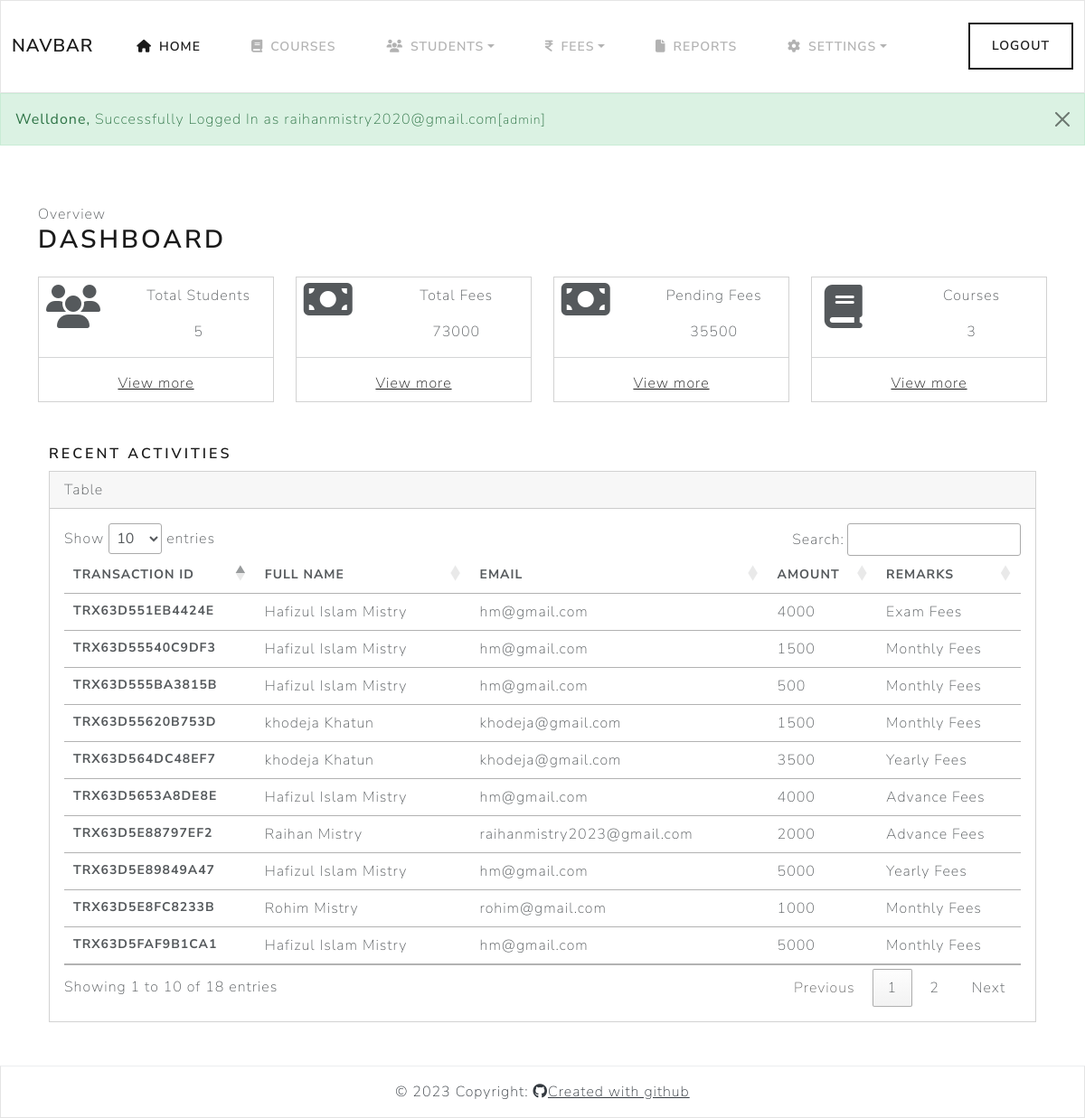
The app's page /admin/index.php (signed in) with its own data.
### tables this page shows
CREATE TABLE `transactions` (
  `id` int(250) NOT NULL,
  `trans_id` varchar(250) NOT NULL,
  `student_name` varchar(250) NOT NULL,
  `student_email` varchar(250) NOT NULL,
  `fees` int(250) NOT NULL,
  `fees_remark` varchar(250) NOT NULL,
  `date` datetime NOT NULL DEFAULT current_timestamp()
);

### admin/index.php (the view, shortened to what this page needs)
<?php
	include'./header.php';
?>
	<?php
        if (isset($_SESSION['msg'])) {
            ?>
                <div class="alert alert-dismissible alert-success">
                    <button type="button" class="btn-close" data-bs-dismiss="alert"></button>
                    <strong>Welldone,</strong> <?php echo $_SESSION['msg']; ?> as <?php echo $_SESSION['st_email']; ?>[<small><?php echo $_SESSION['st_role']; ?></small>]
                </div>
            <?php
        }
        ?>
	<div class="content">
                <div class="container py-5">
                    <div class="row">
                        <div class="col-md-12 page-header">
                            <div class="page-pretitle">Overview</div>
                            <h2 class="page-title">Dashboard</h2>
                        </div>
                    </div>
                    <div class="row">
                        <div class="col-sm-6 col-md-6 col-lg-3 mt-3">
                            <div class="card">
                                <div class="content">
                                    <div class="row">
                                        <div class="col-sm-4">
                                            <div class="text-center">
                                                <i class="fa-solid fa-users fa-3x p-2"></i></i>
                                            </div>
                                        </div>
                                        <div class="col-sm-8 text-center mt-2">
                                            <div class="detail">
                                                <p class="detail-subtitle">Total Students</p>
                                                <?php
                                                	$selectQuery = mysqli_query($conn, "SELECT * FROM `students`");
                                                	if ($total_students = mysqli_num_rows($selectQuery)) {
                                                		echo '<span class="number">'.$total_students.'</span>';
                                                	}
                                                	else{
                                                		echo '<span class="number">no data</span>';
                                                	}
                                                ?>
                                            </div>
                                        </div>
                                    </div>
                                    <div class="footer">
                                        <hr />
                                        <div class="text-center my-2">
                                            <a href="#" title="Link">View more</a>
                                        </div>
                                    </div>
                                </div>
                            </div>
                        </div>
                        <div class="col-sm-6 col-md-6 col-lg-3 mt-3">
                            <div class="card">
                                <div class="content">
                                    <div class="row">
                                        <div class="col-sm-4">
                                            <div class="icon-big text-center">
                                                <i class="fa fa-money-bill fa-3x"></i>
                                            </div>
                                        </div>
                                        <div class="col-sm-8 text-center mt-2">
                                            <div class="detail">
                                                <p class="detail-subtitle">Total Fees</p>
                                                <?php
                                                $sum = 0;
                                                	$selectQuery = mysqli_query($conn, "SELECT `total_fees` FROM `students`");
                                                	while($row = mysqli_fetch_assoc($selectQuery)){
													    $sum += $row['total_fees'];
													}
													echo $sum;
                                                ?>
                                            </div>
                                        </div>
                                    </div>
                                    <div class="footer">
                                        <hr />
                                        <div class="text-center my-2">
                                            <a href="#" title="Link">View more</a>
                                        </div>
                                    </div>
                                </div>
                            </div>
                        </div>
                        <div class="col-sm-6 col-md-6 col-lg-3 mt-3">
                            <div class="card">
                                <div class="content">
                                    <div class="row">
                                        <div class="col-sm-4">
                                            <div class="icon-big text-center">
                                                <i class="fa fa-money-bill fa-3x"></i>
                                            </div>
                                        </div>
                                        <div class="col-sm-8 text-center mt-2">
                                            <div class="detail">
                                                <p class="detail-subtitle">Pending Fees</p>
                                                <?php
                                                $sum = 0;
                                                	$selectQuery = mysqli_query($conn, "SELECT `pending_fees` FROM `students`");
                                                	while($row = mysqli_fetch_assoc($selectQuery)){
													    $sum += $row['pending_fees'];
													}
													echo $sum;
                                                ?>
                                            </div>
                                        </div>
                                    </div>
                                    <div class="footer">
                                        <hr />
                                        <div class="text-center my-2">
                                            <a href="#" title="Link">View more</a>
                                        </div>
                                    </div>
                                </div>
                            </div>
                        </div>
                        <div class="col-sm-6 col-md-6 col-lg-3 mt-3">
                            <div class="card">
                                <div class="content">
                                    <div class="row">
                                        <div class="col-sm-4">
                                            <div class="icon-big text-center">
                                                <i class="fa-solid fa-book fa-3x mt-2"></i>
                                            </div>
                                        </div>
                                        <div class="col-sm-8 text-center mt-2">
                                            <div class="detail">
                                                <p class="detail-subtitle">Courses</p>
                                                <?php
                                                	$selectQuery = mysqli_query($conn, "SELECT * FROM `courses`");
                                                	if ($total_courses = mysqli_num_rows($selectQuery)) {
                                                		echo '<span class="number">'.$total_courses.'</span>';
                                                	}
                                                	else{
                                                		echo '<span class="number">No Data</span>';
                                                	}
                                                ?>
                                            </div>
                                        </div>
                                    </div>
                                    <div class="footer">
                                        <hr />
                                        <div class="text-center my-2">
                                            <a href="#" title="Link">View more</a>
                                        </div>
                                    </div>
                                </div>
                            </div>
                        </div>
                    </div>
                    <div class="container mt-5">
                    <div class="page-title">
                        <h5>Recent Activities</h5>
                    </div>
                    <div class="row">
                        <div class="col-md-12 col-lg-12">
                            <div class="card">
                                <div class="card-header">Table</div>
                                <div class="card-body">
                                    <div class="table-responsive">
                                        <table class="table">
                                            <thead>
                                                <tr>
                                                    <th>Transaction ID</th>
                                                    <th>Full Name</th>
                                                    <th>Email</th>
                                                    <th>Amount</th>
                                                    <th>Remarks</th>
                                                </tr>
                                            </thead>
                                            <tbody>
                                            	<?php
                                            		$selectQuery = mysqli_query($conn, "SELECT * FROM `transactions` WHERE 1");
                                            		while ($result = mysqli_fetch_assoc($selectQuery)) {
                                            			?>
                                            			<tr>
		                                                    <th><?php echo $result['trans_id']; ?></th>
		                                                    <td><?php echo $result['student_name']; ?></td>
		                                                    <td><?php echo $result['student_email']; ?></td>
		                                                    <td><?php echo $result['fees']; ?></td>
                                                            <td><?php echo $result['fees_remark']; ?></td>
		                                                </tr>
                                            			<?php
                                            		}
                                            	?>
                                            </tbody>
                                        </table>
                                    </div>
                                </div>
                            </div>
                        </div>
                    </div>
                </div>
            </div>
<?php
	include'./footer.php';
?>

### admin/header.php (shortened to what this page needs)
<!doctype html>
<html lang="en">
  <head>
    <link rel="stylesheet" href="./vendor/bootstrap.min.css">
	<link rel="stylesheet" href="./vendor/bootstrap.css">
	<link href="./vendor/bootswatch.scss" rel="stylesheet/scss" type="text/css">
	<link href="./vendor/variables.scss" rel="stylesheet/scss" type="text/css">
	<link rel="stylesheet" type="text/css" href="https://cdn.datatables.net/1.13.1/css/jquery.dataTables.min.css">
  </head>
  <body class="d-flex flex-column h-100">
    <header>
    	<nav class="navbar navbar-expand-lg navbar-light bg-light">
			  <div class="container-fluid">
			    <a class="navbar-brand" href="#">Navbar</a>
			    <div class="collapse navbar-collapse" id="navbarColor03">
			      <ul class="navbar-nav me-auto">
			        <li class="nav-item">
			          <a class="nav-link active" href="./index.php"><i class="fa-solid fa-house p-2"></i>Home
			          </a>
			        </li>
			        <li class="nav-item">
			          <a class="nav-link" href="./courses.php"><i class="fa-solid fa-book p-2"></i>Courses</a>
			        </li>
			        <li class="nav-item dropdown">
			          <a class="nav-link dropdown-toggle" data-bs-toggle="dropdown" href="#" role="button" aria-haspopup="true" aria-expanded="false"><i class="fa-solid fa-users p-2"></i>Students</a>
			        </li>
			        <li class="nav-item dropdown">
			          <a class="nav-link dropdown-toggle" data-bs-toggle="dropdown" href="#" role="button" aria-haspopup="true" aria-expanded="false"><i class="fa-solid fa-indian-rupee-sign p-2"></i></i>Fees</a>
			        </li>
			        <li class="nav-item">
			          <a class="nav-link" href="./reports.php"><i class="fa-solid fa-file p-2"></i>Reports</a>
			        </li>
			        <li class="nav-item dropdown">
			          <a class="nav-link dropdown-toggle" data-bs-toggle="dropdown" href="#" role="button" aria-haspopup="true" aria-expanded="false"><i class="fa-solid fa-gear p-2"></i></i>Settings</a>
			        </li>
			      </ul>
			      <div class="d-flex">
			        <a href="./logout.php" class="btn btn-outline-primary my-2 my-sm-0" role="button">Logout</a>
			      </div>
			    </div>
			  </div>
			</nav>
    </header>

### admin/footer.php (shortened to what this page needs)
<footer class="footer border-top bg-light">
	  <div class="text-center p-3 text-dark">
	    © 2023 Copyright:
	    <a class="text-dark" href="https://github.com/INFO-RAIHAN-MISTRY"><i class="fa-brands fa-github"></i>Created with github</a>
	  </div>
	</footer>
  </body>
</html>

### records on screen
transactions: trans "TRX63D551EB4424E", student_name "Hafizul Islam Mistry", student_email "hm@gmail.com", fees "4000", fees_remark "Exam Fees"
transactions: trans "TRX63D55540C9DF3", student_name "Hafizul Islam Mistry", student_email "hm@gmail.com", fees "1500", fees_remark "Monthly Fees"
transactions: trans "TRX63D555BA3815B", student_name "Hafizul Islam Mistry", student_email "hm@gmail.com", fees "500", fees_remark "Monthly Fees"
transactions: trans "TRX63D55620B753D", student_name "khodeja Khatun", student_email "khodeja@gmail.com", fees "1500", fees_remark "Monthly Fees"
transactions: trans "TRX63D564DC48EF7", student_name "khodeja Khatun", student_email "khodeja@gmail.com", fees "3500", fees_remark "Yearly Fees"
transactions: trans "TRX63D5653A8DE8E", student_name "Hafizul Islam Mistry", student_email "hm@gmail.com", fees "4000", fees_remark "Advance Fees"
transactions: trans "TRX63D5E88797EF2", student_name "Raihan Mistry", student_email "raihanmistry2023@gmail.com", fees "2000", fees_remark "Advance Fees"
transactions: trans "TRX63D5E89849A47", student_name "Hafizul Islam Mistry", student_email "hm@gmail.com", fees "5000", fees_remark "Yearly Fees"
transactions: trans "TRX63D5E8FC8233B", student_name "Rohim Mistry", student_email "rohim@gmail.com", fees "1000", fees_remark "Monthly Fees"
transactions: trans "TRX63D5FAF9B1CA1", student_name "Hafizul Islam Mistry", student_email "hm@gmail.com", fees "5000", fees_remark "Monthly Fees"

### other values on screen
$_SESSION['msg'] "Successfully Logged In"
$_SESSION['st_email'] "raihanmistry2020@gmail.com"
$_SESSION['st_role'] "admin"
$total_students "5"
$sum "73000"
$sum "35500"
$total_courses "3"
